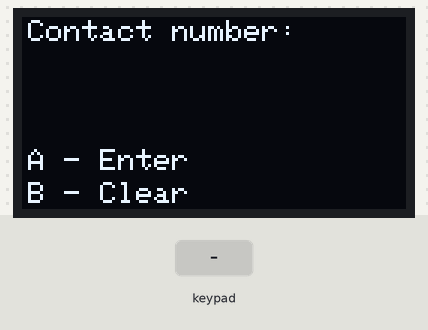
Bench run of a sketch on a simulated Arduino Uno, built with avr-gcc and run on an emulated ATmega328P. Shown: 128×64 one-colour display. The test bench sets the inputs (shaded band).

Above: at 1.2 s.
1.3 s: keypad keys 2 3 4 5 # pressed 0.4 s apart
At 3.2 s:
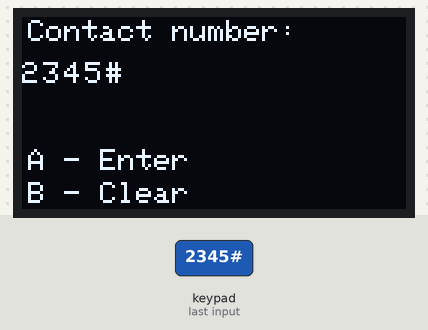
4.8 s: key 'B' pressed
At 6.0 s:
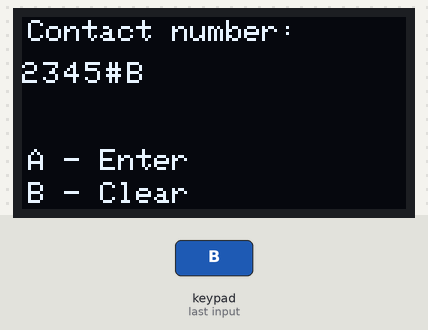
6.3 s: key 'C' pressed
7.8 s: keypad keys 2 3 4 5 * pressed 0.4 s apart
At 10.5 s:
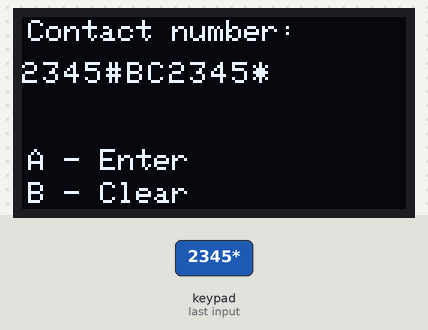
11.3 s: key '*' pressed
At 12.1 s:
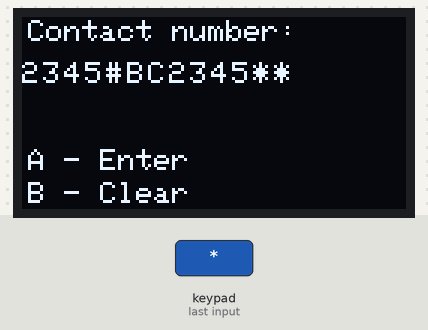
12.8 s: keypad keys 2 3 4 5 A pressed 0.4 s apart
At 13.03 s:
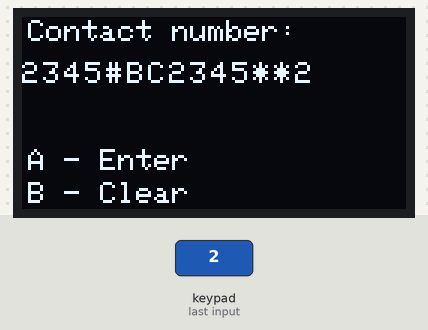
Timing chart, 0 to 15.8 s (numbered marks = the images above; inputs shaded):
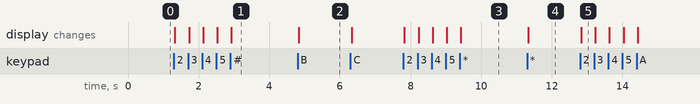

Measured:
- after the input at 1.3 s, the display: first changes at once (image 1 shows a later state)
- after the input at 4.8 s, the display: changes at once (image 2)
- after the input at 7.8 s, the display: first changes at once (image 3 shows a later state)
- after the input at 11.3 s, the display: changes at once (image 4)
- after the input at 12.8 s, the display: changes at once (image 5)

The sketch:

Irvin_1.ino
```cpp
/**Code description:
   Contact number:

   A-Enter
   B-Clear
*/

#include <Keypad.h>
#include <SPI.h>
#include <Wire.h>
#include <Adafruit_GFX.h>
#include <Adafruit_SH1106.h>
#include <SPI.h>

#define ARRAY-SIZE(x) sizeof(x) / sizeof(x[0])
#define OLED_RESET 4
#define SCREEN_ADDRESS 0x3C
const byte ROWS = 4;
const byte COLS = 4;

char hexaKeys [ROWS][COLS] = {
  {'1', '2', '3', 'A'},
  {'4', '5', '6', 'B'},
  {'7', '8', '9', 'C'},
  {'*', '0', '#', 'D'}
};
byte rowPins[ROWS] = {2, 3, 4, 5};
byte colPins[COLS] = {A0, A1, A2, A3};

Adafruit_SH1106 display (OLED_RESET);
#if (SH1106_LCDHEIGHT != 64)
#error ("Height incorrect, please fix Adafruit_SH1106.h!")
#endif

Keypad customKeypad = Keypad(makeKeymap(hexaKeys), rowPins, colPins, ROWS, COLS);


void displayText() {
  display.clearDisplay();
  display.setTextColor(WHITE);
  display.setTextSize(1);
  display.setCursor(2, 1); //(collumn, row)
  display.print("Contact number:");
  display.setCursor(2, 44);
  display.print("A - Enter");
  display.setCursor(2, 55);
  display.print("B - Clear");
  display.display();
}
void showInput(char value, int collumnPosition) {
  display. setTextColor(WHITE);
  display.setTextSize(1);
  display.setCursor(collumnPosition, 15);
  display.print(value);
  display.display();

}


//variables
unsigned short setCursorCollumn = 0;

void setup() {
  // put your setup code here, to run once:
  Wire.begin();
  Serial.begin(9600);
  display.begin(SH1106_SWITCHCAPVCC, 0x3C);
  displayText();

}

void loop() {
  // put your main code here, to run repeatedly:

  char keyValue = customKeypad.getKey();
  if (keyValue) {
    switch (keyValue) {
      case 'A':
        display.clearDisplay(); //clear the dislays on the OLED
        displayText();
        setCursorCollumn = 0;
        break;
      default:
        showInput(keyValue, setCursorCollumn);
        setCursorCollumn += 7;
        break;
    }
  }
}
```
